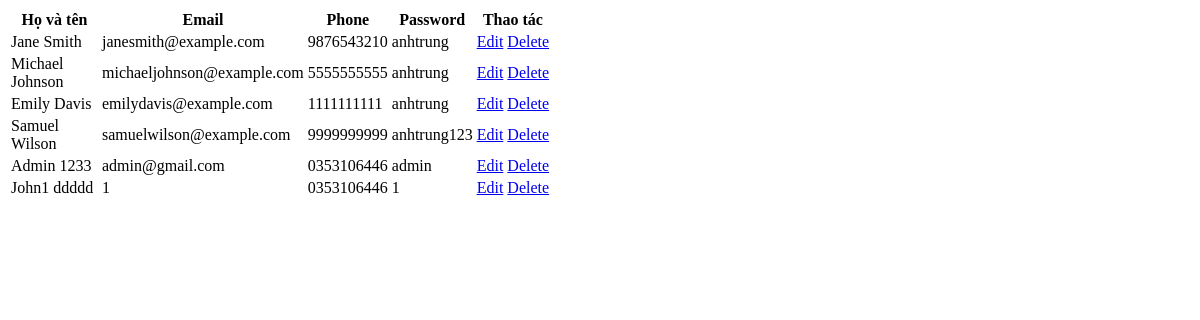
/adminCustomer.php, run on an earlier commit of the app's database.
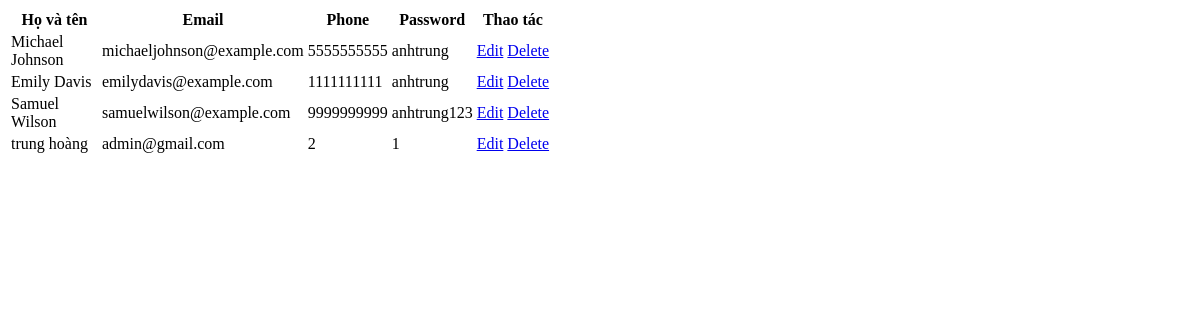
And on a later commit of the database.
### tables this page shows
CREATE TABLE `customers` (
  `customer_id` int(11) NOT NULL,
  `first_name` varchar(50) NOT NULL,
  `last_name` varchar(50) NOT NULL,
  `email` varchar(100) NOT NULL,
  `phone` varchar(20) DEFAULT NULL,
  `password` varchar(255) DEFAULT NULL,
  `role` int(11) DEFAULT NULL
);

### adminCustomer.php (the view, shortened to what this page needs)
<!DOCTYPE html>
<html lang="en">
<head>
</head>
<body>
    <table id="customers">
        <tr>
            <th style="width: 87px;">Họ và tên</th>
            <th>Email</th>
            <th>Phone</th>
            <th>Password</th>
            <th colspan="2">Thao tác</th>
        </tr>
        <?php
        include 'connection.php';
        $search_keyword = isset($_GET['searchName']) ? $_GET['searchName'] : '';
        if (isset($_GET['searchName']) === true && $_GET['searchName'] !== '') {
            $query = "SELECT * FROM customers WHERE first_name LIKE '%$search_keyword%' ";
        } else {
            $query = "SELECT * FROM customers";
        }
        $result = mysqli_query($conn, $query);
        if (mysqli_num_rows($result) > 0) {
            while ($row = mysqli_fetch_assoc($result)) {
        ?>
                <tr>
                    <td> <?php echo $row["first_name"] . " " . $row["last_name"] ?></td>
                    <td> <?php echo $row["email"] ?></td>
                    <td> <?php echo $row["phone"] ?></td>
                    <td> <?php echo $row["password"] ?></td>
                    <td><a href="editCustomer.php?customer_id=<?php echo $row['customer_id']; ?>">Edit</a> </td>
                    <td> <a href="xulyxoanguoidung.php?customer_id=<?php echo $row['customer_id']; ?>">Delete</a></td>
                </tr>
        <?php
            }
        } else {
            echo "Không có người dùng nào nào";
        }
        ?>
    </table>
</body>
</html>

What changed in the data, as far as the page shows it:
removed customers: first_name "Jane", last_name "Smith", email "janesmith@example.com", phone "9876543210", password "anhtrung"
removed customers: first_name "Admin", last_name "1233", email "admin@gmail.com", phone "0353106446", password "admin"
removed customers: first_name "John1", last_name "ddddd", email "1", phone "0353106446", password "1"
added customers: first_name "trung", last_name "hoàng", email "admin@gmail.com", phone "2", password "1"
